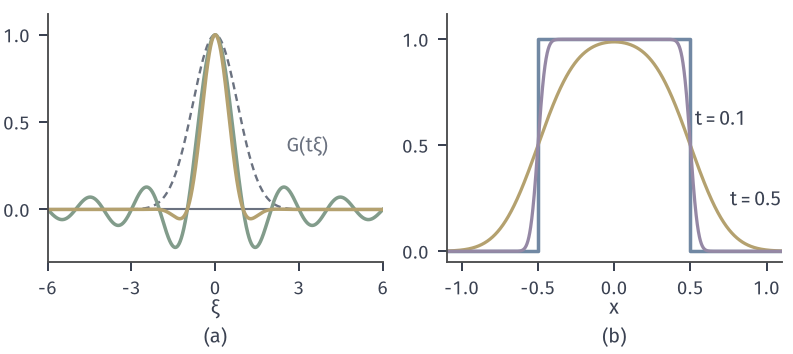

Write Python code to recreate this figure.
from pathlib import Path
import sys
ROOT = next(p for p in Path(__file__).resolve().parents if (p/"build.sh").is_file() and (p/"tex/book.tex").is_file())
sys.path.insert(0, str(ROOT/"figures/00-shared/mathematical-preliminaries-upper/00-shared/comprehension-figures"))
from support import figure, save, BLUE, GREEN, YELLOW, RED, PURPLE, INK, MUTED, GRID, BLUE_FILL, GREEN_FILL, YELLOW_FILL, RED_FILL, PURPLE_FILL
import numpy as np

def tag(fig, axes, y=.02):
    for ax, s in zip(axes, ['(a)', '(b)', '(c)', '(d)', '(e)', '(f)']):
        q = ax.get_position(); fig.text((q.x0+q.x1)/2, y, s, ha='center', va='bottom')

# 频域乘 G(t xi) 等于空间与 G_t 卷积。B*G_t(x)=Phi((x+1/2)/s)-Phi((x-1/2)/s)，s=t/sqrt(2 pi)。
from math import erf
Phi = np.vectorize(lambda z: .5*(1+erf(z/np.sqrt(2))))
fig, axes = figure(width_mm=112, height_mm=50, ncols=2)
fig.set_layout_engine(None)
fig.subplots_adjust(left=.06, right=.985, top=.96, bottom=.26, wspace=.19)
ax = axes[0]
xi = np.linspace(-6, 6, 2400); t = .5
ax.axhline(0, color=MUTED, lw=.85)
ax.plot(xi, np.exp(-np.pi*t**2*xi**2), color=MUTED, lw=.95, ls=(0, (3, 2)))
ax.plot(xi, np.sinc(xi), color=GREEN, lw=1.4)
ax.plot(xi, np.sinc(xi)*np.exp(-np.pi*t**2*xi**2), color=YELLOW, lw=1.4)
ax.set_xlim(-6, 6); ax.set_ylim(-.3, 1.12); ax.set_xticks([-6, -3, 0, 3, 6]); ax.set_yticks([0, .5, 1]); ax.set_xlabel(r'$\xi$', labelpad=0)
ax.text(2.55, .36, r'$G(t\xi)$', color=MUTED, ha='left', va='center')
ax = axes[1]
x = np.linspace(-1.1, 1.1, 1500)
ax.plot([-1.1, -.5, -.5, .5, .5, 1.1], [0, 0, 1, 1, 0, 0], color=BLUE, lw=1.4)
for t, c in ((.5, YELLOW), (.1, PURPLE)):
    s = t/np.sqrt(2*np.pi)
    ax.plot(x, Phi((x+.5)/s)-Phi((x-.5)/s), color=c, lw=1.3)
ax.text(.76, .24, '$t=0.5$', color=INK, ha='left', va='center')
ax.text(.53, .62, '$t=0.1$', color=INK, ha='left', va='center')
ax.set_xlim(-1.1, 1.1); ax.set_ylim(-.05, 1.12); ax.set_xticks([-1, -.5, 0, .5, 1]); ax.set_yticks([0, .5, 1]); ax.set_xlabel('$x$', labelpad=0)
tag(fig, axes)
save(fig, Path(__file__).resolve().parent, 'figure', {'formula': 'B^(xi)G(t xi), B*G_t via normal cdf, t=0.5,0.1'})
